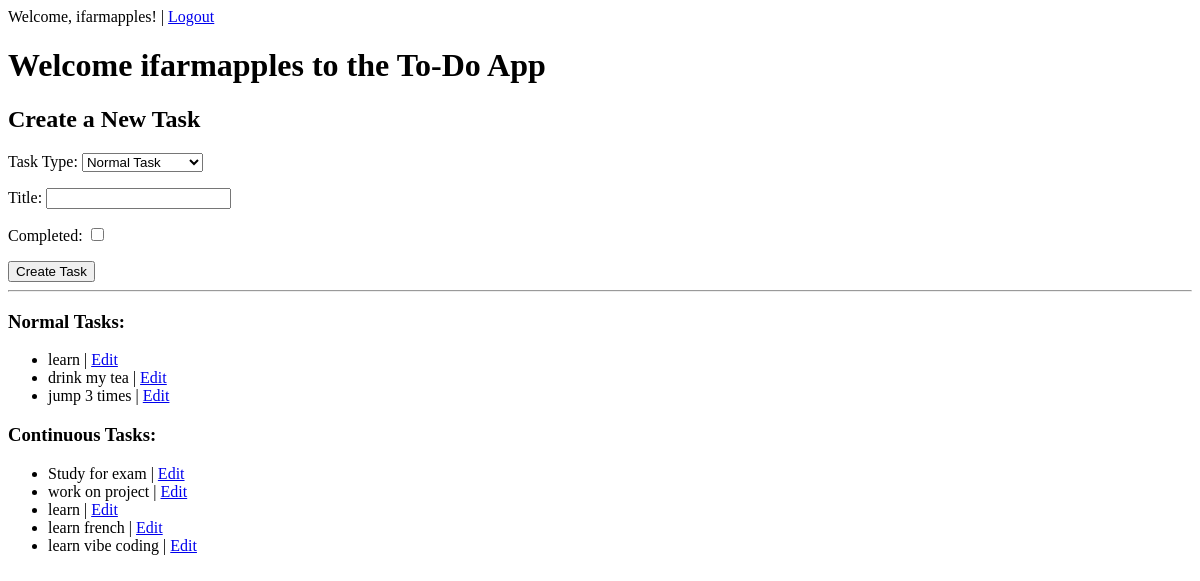
The app's page / (signed in), older data.
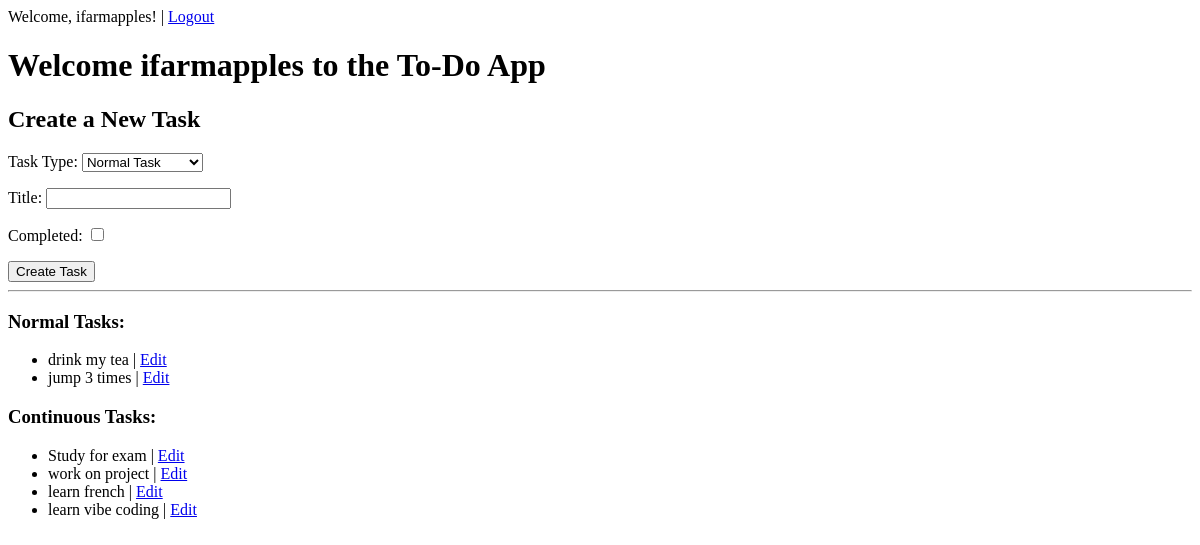
The same page, newer data.
### tasks/models.py (models this page shows, shortened)
class NormalTask(models.Model):
    title = models.CharField(max_length=200)
    user = models.ForeignKey(User, on_delete=models.CASCADE)
    completed = models.BooleanField(default=False)
    created_at = models.DateTimeField(auto_now_add=True)

class ContinuousTask(models.Model):
    title = models.CharField(max_length=200)
    user = models.ForeignKey(User, on_delete=models.CASCADE)
    work_time = models.PositiveIntegerField(default=0)  # in hours
    completed = models.BooleanField(default=False)
    created_at = models.DateTimeField(auto_now_add=True)
    on_going = models.BooleanField(default=False)

### tasks/views.py (the view)
# urls.py: path('', dashboard, name='dashboard'),
@login_required
def dashboard(request):
    normal_tasks = NormalTask.objects.filter(user=request.user)
    continuous_tasks = ContinuousTask.objects.filter(user=request.user)
    normal_task_form = NormalTaskForm()
    continuous_task_form = ContinuousTaskForm()
    if request.method == 'POST':
        create_task(request)
        return redirect('dashboard')
    context = {
        'normal_tasks': normal_tasks,
        'continuous_tasks': continuous_tasks,
        'normal_task_form': normal_task_form,
        'continuous_task_form': continuous_task_form,
    }
    return render(request, 'tasks/dashboard.html', context)

### tasks/forms.py
class NormalTaskForm(forms.ModelForm):
    class Meta:
        model = NormalTask
        fields = ['title', 'completed']

class ContinuousTaskForm(forms.ModelForm):
    class Meta:
        model = ContinuousTask
        fields = ['title', 'work_time', 'completed']

### tasks/templates/tasks/dashboard.html (shortened to what this page needs)
{% extends "tasks/base.html" %}
{% block content %}
{% if request.user.is_authenticated %}
<h1>Welcome {{ request.user.username }} to the To-Do App</h1>
{% endif %}
<h2>Create a New Task</h2>
<form method="post">
    <label for="task_type">
        Task Type:
        <select id="task_type" name="task_type">
            <option value="normal">Normal Task</option>
        </select>
    </label>
    <div id="normal_form_div">
        {{ normal_task_form.as_p }}
    </div>
    <button type="submit">Create Task</button>
</form>
<hr>
<h3>Normal Tasks:</h3>
<ul>
    {% for task in normal_tasks %}
        <li>{{ task.title }} | <a href="{% url 'edit_task' task.id 'normal' %}">Edit</a></li>
    {% empty %}
        <li>No normal tasks available.</li>
    {% endfor %}
</ul>
<h3>Continuous Tasks:</h3>
<ul>
    {% for task in continuous_tasks %}
        <li>{{ task.title }} | <a href="{% url 'edit_task' task.id 'continuous' %}">Edit</a></li>
    {% empty %}
        <li>No continuous tasks available.</li>
    {% endfor %}
</ul>
{% endblock %}

### tasks/templates/tasks/base.html (shortened to what this page needs)
<!DOCTYPE html>
<html lang="en">
<head>
</head>
<body>
    <nav>
    {% if user.is_authenticated %}
        <span>Welcome, {{ request.user.username }}!</span> |
        <a href="{% url 'logout' %}">Logout</a>
    {% else %}
        <a href="{% url 'login' %}">Login</a> |
        <a href="{% url 'register' %}">Register</a>
    {% endif %}
    </nav>
    {% block content %}
    {% endblock %}
</body>
</html>

Row changes from the older to the newer data that the page shows:
removed NormalTask: title "learn"
removed ContinuousTask: title "learn"
